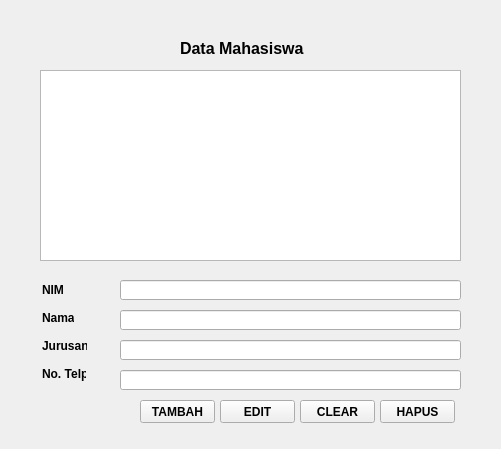
<?xml version="1.0" encoding="UTF-8"?>
<ui version="4.0">
 <class>MainWindow</class>
 <widget class="QMainWindow" name="MainWindow">
  <property name="geometry">
   <rect>
    <x>0</x>
    <y>0</y>
    <width>501</width>
    <height>449</height>
   </rect>
  </property>
  <property name="windowTitle">
   <string>MainWindow</string>
  </property>
  <widget class="QWidget" name="centralwidget">
   <widget class="QLabel" name="label">
    <property name="geometry">
     <rect>
      <x>180</x>
      <y>40</y>
      <width>131</width>
      <height>16</height>
     </rect>
    </property>
    <property name="font">
     <font>
      <pointsize>12</pointsize>
      <weight>75</weight>
      <bold>true</bold>
     </font>
    </property>
    <property name="text">
     <string>Data Mahasiswa</string>
    </property>
   </widget>
   <widget class="QTextEdit" name="textEdit">
    <property name="geometry">
     <rect>
      <x>40</x>
      <y>70</y>
      <width>421</width>
      <height>191</height>
     </rect>
    </property>
   </widget>
   <widget class="QLabel" name="label_2">
    <property name="geometry">
     <rect>
      <x>42</x>
      <y>282</y>
      <width>22</width>
      <height>16</height>
     </rect>
    </property>
    <property name="font">
     <font>
      <weight>75</weight>
      <bold>true</bold>
     </font>
    </property>
    <property name="text">
     <string>NIM</string>
    </property>
   </widget>
   <widget class="QLabel" name="label_3">
    <property name="geometry">
     <rect>
      <x>42</x>
      <y>310</y>
      <width>32</width>
      <height>16</height>
     </rect>
    </property>
    <property name="font">
     <font>
      <weight>75</weight>
      <bold>true</bold>
     </font>
    </property>
    <property name="text">
     <string>Nama</string>
    </property>
   </widget>
   <widget class="QLabel" name="label_4">
    <property name="geometry">
     <rect>
      <x>42</x>
      <y>338</y>
      <width>45</width>
      <height>16</height>
     </rect>
    </property>
    <property name="font">
     <font>
      <weight>75</weight>
      <bold>true</bold>
     </font>
    </property>
    <property name="text">
     <string>Jurusan</string>
    </property>
   </widget>
   <widget class="QLabel" name="label_5">
    <property name="geometry">
     <rect>
      <x>42</x>
      <y>366</y>
      <width>44</width>
      <height>16</height>
     </rect>
    </property>
    <property name="font">
     <font>
      <weight>75</weight>
      <bold>true</bold>
     </font>
    </property>
    <property name="text">
     <string>No. Telp</string>
    </property>
   </widget>
   <widget class="QLineEdit" name="inputNIM">
    <property name="geometry">
     <rect>
      <x>120</x>
      <y>280</y>
      <width>341</width>
      <height>20</height>
     </rect>
    </property>
   </widget>
   <widget class="QLineEdit" name="inputNama">
    <property name="geometry">
     <rect>
      <x>120</x>
      <y>310</y>
      <width>341</width>
      <height>20</height>
     </rect>
    </property>
   </widget>
   <widget class="QLineEdit" name="inputJurusan">
    <property name="geometry">
     <rect>
      <x>120</x>
      <y>340</y>
      <width>341</width>
      <height>20</height>
     </rect>
    </property>
   </widget>
   <widget class="QLineEdit" name="inputNoTelp">
    <property name="geometry">
     <rect>
      <x>120</x>
      <y>370</y>
      <width>341</width>
      <height>20</height>
     </rect>
    </property>
   </widget>
   <widget class="QPushButton" name="btnTambah">
    <property name="geometry">
     <rect>
      <x>140</x>
      <y>400</y>
      <width>75</width>
      <height>23</height>
     </rect>
    </property>
    <property name="font">
     <font>
      <weight>75</weight>
      <bold>true</bold>
     </font>
    </property>
    <property name="text">
     <string>TAMBAH</string>
    </property>
   </widget>
   <widget class="QPushButton" name="btnEdit">
    <property name="geometry">
     <rect>
      <x>220</x>
      <y>400</y>
      <width>75</width>
      <height>23</height>
     </rect>
    </property>
    <property name="font">
     <font>
      <weight>75</weight>
      <bold>true</bold>
     </font>
    </property>
    <property name="text">
     <string>EDIT</string>
    </property>
   </widget>
   <widget class="QPushButton" name="btnClear">
    <property name="geometry">
     <rect>
      <x>300</x>
      <y>400</y>
      <width>75</width>
      <height>23</height>
     </rect>
    </property>
    <property name="font">
     <font>
      <weight>75</weight>
      <bold>true</bold>
     </font>
    </property>
    <property name="text">
     <string>CLEAR</string>
    </property>
   </widget>
   <widget class="QPushButton" name="btnHapus">
    <property name="geometry">
     <rect>
      <x>380</x>
      <y>400</y>
      <width>75</width>
      <height>23</height>
     </rect>
    </property>
    <property name="font">
     <font>
      <weight>75</weight>
      <bold>true</bold>
     </font>
    </property>
    <property name="text">
     <string>HAPUS</string>
    </property>
   </widget>
  </widget>
 </widget>
 <resources/>
 <connections/>
</ui>
